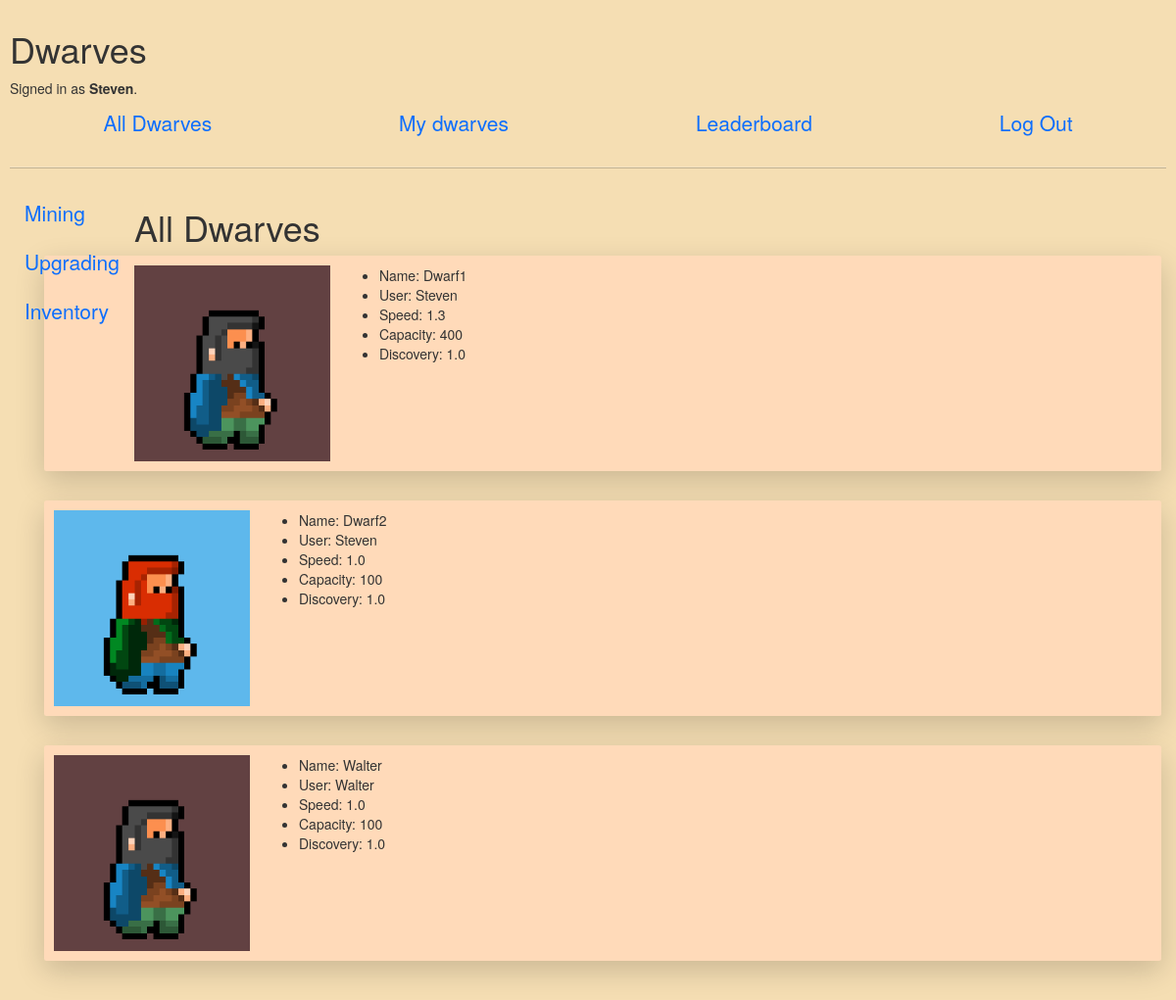
Page / (signed in) on the committed database.
### dwarves/models.py (models this page shows, shortened)
class User(AbstractUser):
    gold_obtained = models.IntegerField(default=0)

class Dwarf(models.Model):
    name = models.CharField(max_length=64)
    user = ForeignKey(User, related_name="user_dwarfs", on_delete=CASCADE)
    portrait = models.CharField(max_length=64,default="portrait1.png")
    speed = FloatField(default=1)
    capacity = models.IntegerField(default=100)
    discovery = FloatField(default=1)

### dwarves/views.py (the view)
# urls.py: path("", views.all_dwarves, name="all_dwarves"),
def all_dwarves(request):
    dwarves_list = Dwarf.objects.all()
    return render(request, "dwarves/all_dwarves.html",{
        "page_title" : "All Dwarves",
        "dwarves" : dwarves_list,
    })

### dwarves/templates/dwarves/all_dwarves.html
{% extends "dwarves/layout.html" %}
{% load static %}
{% block body %}
<h1>{{ page_title }}</h1>
{% for dwarf in dwarves %}
<div class="container shadow-lg p-3 mb-5 bg-body rounded", id=mainbox>
    <img class="main-portrait" src="{% static '/dwarves/media/'|add:dwarf.portrait %}" alt="potrait{{ dwarf.portrait }}4"/>
    <ul>
        <li>Name: {{ dwarf.name }}</li>
        <li>User: {{ dwarf.user }}</li>
        <li>Speed: {{dwarf.speed}}</li>
        <li>Capacity: {{dwarf.capacity}}</li>
        <li>Discovery: {{dwarf.discovery}}</li>
    </ul>
</div>
{% endfor %}
{% endblock %}

### dwarves/templates/dwarves/layout.html (shortened to what this page needs)
{% load static %}
<!DOCTYPE html>
<html lang="en">
    <head>
        <link href="https://cdn.jsdelivr.net/npm/bootstrap@5.0.0-beta2/dist/css/bootstrap.min.css" rel="stylesheet">
        <link href="{% static 'dwarves/styles.css' %}" rel="stylesheet">
        <link rel="stylesheet" href="https://stackpath.bootstrapcdn.com/bootstrap/3.4.1/css/bootstrap.min.css">
    </head>
    <body>
        <h1>Dwarves</h1>
        <div>
            {% if user.is_authenticated %}
                Signed in as <strong>{{ user.username }}</strong>.
            {% else %}
                Not signed in.
            {% endif %}
        </div>
        <ul class="nav justify-content-center nav-fill">
            <li class="nav-item">
                <a class="nav-link" href="{% url 'all_dwarves' %}">All Dwarves</a>
            </li>
            {% if user.is_authenticated %}
                <li class="nav-item">
                    <a class="nav-link" href="{% url 'my_dwarves' %}">My dwarves</a>
                </li>
                <li class="nav-item">
                    <a class="nav-link" href="{% url 'leaderboard' %}">Leaderboard</a>
                </li>
                <li class="nav-item">
                    <a class="nav-link" href="{% url 'logout' %}">Log Out</a>
                </li>
            {% endif %}
        </ul>
        <hr>
        <div class="vertical-nav">
            <ul class="nav flex-column">
            <li class="nav-item">
              <a class="nav-link active" aria-current="page" href="{% url 'mining' %}">Mining</a>
            </li>
            <li class="nav-item">
              <a class="nav-link" href="{% url 'select' %}">Upgrading</a>
            </li>
            <li class="nav-item">
              <a class="nav-link" href="{% url 'inventory' %}">Inventory</a>
            </li>
            </ul>
        </div>
            <div class="container">
            {% block body %}
            {% endblock %}
            </div>
    </body>
</html>

### dwarves/static/dwarves/styles.css (style rules this page uses)
body { padding: 10px; background-color:wheat !important; }
img { height: 200px; }
.nav-link { font-size: 150% !important; }
.vertical-nav { float: left !important; }
.main-portrait { float: left; margin-right: 50px; }
#mainbox { background-color:peachpuff !important; }

### rows in the picture
User: username "Steven"
Dwarf: portrait (picture), name "Dwarf1", user "Steven", speed "1.3", capacity "400", discovery "1.0"
Dwarf: portrait (picture), name "Dwarf2", user "Steven", speed "1.0", capacity "100", discovery "1.0"
Dwarf: portrait (picture), name "Walter", user "Walter", speed "1.0", capacity "100", discovery "1.0"

### other values in the picture
{{ page_title }} "All Dwarves"
